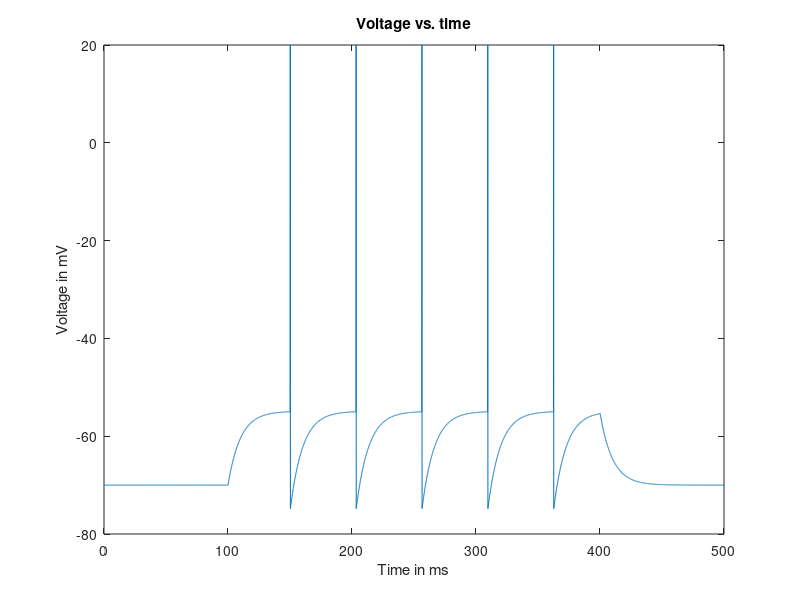

Here is the MATLAB script that generated this plot:
% Lab 2: Build an integrate-and-fire model neuron and observe its spiking  
%             for various levels of injected current 

clear
close all
clc

%DEFINE PARAMETERS 
dt = 0.1;               % time step [ms] 
t_end = 500;            % total time of run [ms] 
t_StimStart = 100;      % time to start injecting current [ms] 
t_StimEnd = 400;        % time to end injecting current [ms] 
E_L = -70;              % resting membrane potential [mV] 
V_th = -55;             % spike threshold [mV] 
V_reset = -75;          % value to reset voltage to after a spike [mV] 
V_spike = 20;           % value to draw a spike to, when cell spikes [mV] 
R_m = 10;               % membrane resistance [MOhm]. NOTE: If high, is more sensitive to injected current.
tau = 10;               % membrane time constant [ms] 


%DEFINE INITIAL VALUES AND VECTORS TO HOLD RESULTS 
t_vect = 0:dt:t_end;                        % will hold vector of times 
V_vect = zeros(1,length(t_vect));           % initialize the voltage vector (runs faster)
V_plot_vect = zeros(1,length(t_vect));      % pretty version of V_vect to be plotted, that displays a spike 
                                            % whenever voltage reaches threshold 
i = 1;                                      % index denoting which element of V is being assigned 
V_vect(i)= E_L;                             % first element of V, i.e. value of V at t=0 
V_plot_vect(i) = V_vect(i);                 % if no spike, then just plot the actual voltage V 

%INTEGRATE THE EQUATION tau*dV/dt = -V + E_L + I_e*R_m 
I_Stim = 1.51;                                  % magnitude of pulse of injected current [nA] 
I_e_vect = zeros(1,t_StimStart/dt);             % portion of I_e_vect from t=0 to t=t_StimStart 
I_e_vect = [I_e_vect  I_Stim*ones(1,1+ ...
    ((t_StimEnd-t_StimStart)/dt))];             % add portion from t=t_StimStart to t=t_StimEnd 
I_e_vect = [I_e_vect  zeros(1, ...
    (t_end-t_StimEnd)/dt)];                     % add portion from t=t_StimEnd to t=t_end 


% To compute avg firing rate, want # spikes/ sec.
% Interspike interval: time between ith and i+1th spike (is). Corresp. FR
% is 1/tisi.

numSpk = 0;      % hold number of spikes that have occurred for this neuron.
for t=dt:dt:t_end   %loop through values of t in steps of dt ms   
    
    V_inf = E_L + I_e_vect(i)*R_m;          
    % value that V_vect is exponentially decaying towards at this time step 
    % next line does the integration update rule 
    V_vect(i+1) = V_inf + (V_vect(i) - V_inf)*exp(-dt/tau);
    
    if (V_vect(i+1) > V_th)                 % cell spiked 
            V_vect(i+1) = V_reset;          % set voltage back to V_reset 
            V_plot_vect(i+1) = V_spike;     % set vector that will be plotted to show a spike here 
            numSpk = numSpk + 1;
    else   
            % voltage didn't cross threshold so cell does not spike
            V_plot_vect(i+1) = V_vect(i+1); % plot the actual voltage 
    end  
    
    i = i + 1;  % add 1 to index, corresponding to moving forward 1 time step 4 
end 

avgFR = 1000*numSpk/(t_StimEnd-t_StimStart)     % gives us average FR in Hz.

%MAKE PLOTS 
figure(1) 
plot(t_vect, V_plot_vect);   
title('Voltage vs. time'); 
xlabel('Time in ms'); 
ylabel('Voltage in mV'); 